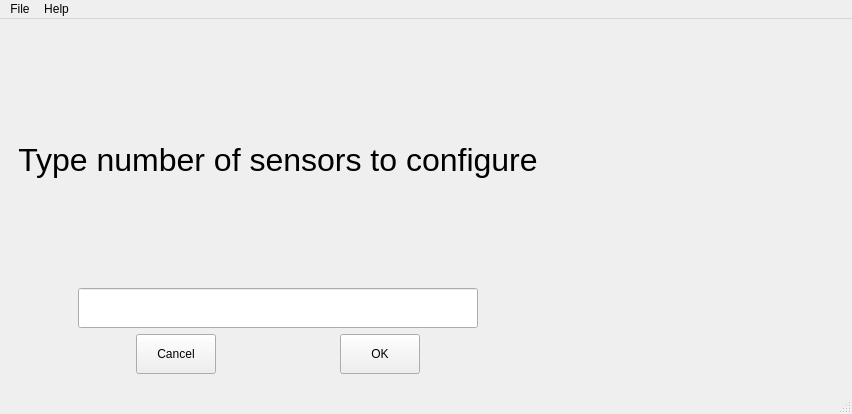
<?xml version="1.0" encoding="UTF-8"?>
<ui version="4.0">
 <class>EasyTemperature</class>
 <widget class="QMainWindow" name="EasyTemperature">
  <property name="geometry">
   <rect>
    <x>0</x>
    <y>0</y>
    <width>852</width>
    <height>414</height>
   </rect>
  </property>
  <property name="windowTitle">
   <string>EasyTemperature</string>
  </property>
  <widget class="QWidget" name="centralwidget">
   <layout class="QVBoxLayout" name="mainLayout">
    <item>
     <layout class="QVBoxLayout" name="centerLayout">
      <item>
       <widget class="QWidget" name="Setup" native="true">
        <layout class="QVBoxLayout" name="Dialogue">
         <property name="sizeConstraint">
          <enum>QLayout::SetMinAndMaxSize</enum>
         </property>
         <item>
          <widget class="QLabel" name="label">
           <property name="sizePolicy">
            <sizepolicy hsizetype="Preferred" vsizetype="Preferred">
             <horstretch>0</horstretch>
             <verstretch>0</verstretch>
            </sizepolicy>
           </property>
           <property name="font">
            <font>
             <family>Arial</family>
             <pointsize>24</pointsize>
            </font>
           </property>
           <property name="text">
            <string>Type number of sensors to configure</string>
           </property>
           <property name="alignment">
            <set>Qt::AlignCenter</set>
           </property>
          </widget>
         </item>
         <item>
          <layout class="QHBoxLayout" name="horizontalLayout_2">
           <item>
            <widget class="QLineEdit" name="lineEdit">
             <property name="maximumSize">
              <size>
               <width>400</width>
               <height>40</height>
              </size>
             </property>
             <property name="layoutDirection">
              <enum>Qt::LeftToRight</enum>
             </property>
             <property name="alignment">
              <set>Qt::AlignCenter</set>
             </property>
            </widget>
           </item>
          </layout>
         </item>
         <item>
          <layout class="QHBoxLayout" name="horizontalLayout">
           <item>
            <widget class="QPushButton" name="pushButton_2">
             <property name="maximumSize">
              <size>
               <width>80</width>
               <height>40</height>
              </size>
             </property>
             <property name="text">
              <string>Cancel</string>
             </property>
            </widget>
           </item>
           <item>
            <widget class="QPushButton" name="pushButton">
             <property name="maximumSize">
              <size>
               <width>80</width>
               <height>40</height>
              </size>
             </property>
             <property name="text">
              <string>OK</string>
             </property>
            </widget>
           </item>
          </layout>
         </item>
        </layout>
       </widget>
      </item>
     </layout>
    </item>
   </layout>
  </widget>
  <widget class="QMenuBar" name="menubar">
   <property name="geometry">
    <rect>
     <x>0</x>
     <y>0</y>
     <width>852</width>
     <height>21</height>
    </rect>
   </property>
   <widget class="QMenu" name="menuFile">
    <property name="title">
     <string>File</string>
    </property>
    <addaction name="actionNew"/>
    <addaction name="actionLoad"/>
    <addaction name="actionSave"/>
    <addaction name="actionExit"/>
   </widget>
   <widget class="QMenu" name="menuHelp">
    <property name="title">
     <string>Help</string>
    </property>
    <addaction name="actionVersion"/>
    <addaction name="actionAuthor"/>
    <addaction name="actionHow_to_use"/>
   </widget>
   <addaction name="menuFile"/>
   <addaction name="menuHelp"/>
  </widget>
  <widget class="QStatusBar" name="statusbar"/>
  <action name="actionNew">
   <property name="text">
    <string>New</string>
   </property>
  </action>
  <action name="actionLoad">
   <property name="text">
    <string>Load</string>
   </property>
  </action>
  <action name="actionSave">
   <property name="text">
    <string>Save</string>
   </property>
  </action>
  <action name="actionExit">
   <property name="text">
    <string>Exit</string>
   </property>
  </action>
  <action name="actionVersion">
   <property name="text">
    <string>Version</string>
   </property>
  </action>
  <action name="actionAuthor">
   <property name="text">
    <string>Author</string>
   </property>
  </action>
  <action name="actionHow_to_use">
   <property name="text">
    <string>How to use?</string>
   </property>
  </action>
 </widget>
 <resources/>
 <connections/>
</ui>
